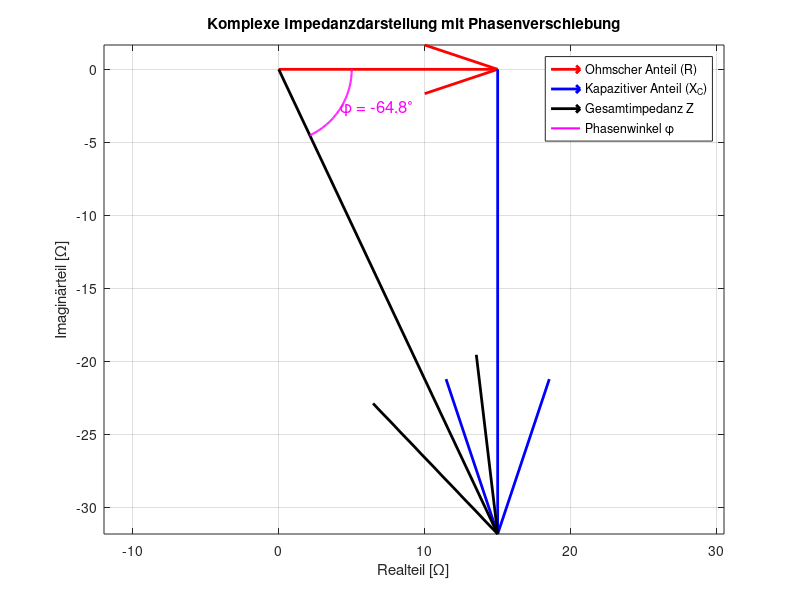

MATLAB code to generate this figure:
% Gegeben:
R = 15;              % Ohm
C = 100e-6;          % Farad
f = 50;              % Hz
omega = 2 * pi * f;

% Komplexe Impedanz
Z = R + 1 / (1i * omega * C);

% Real- und Imaginärteil
ReZ = real(Z);
ImZ = imag(Z);

% Phasenwinkel (in Radiant und Grad)
phi = atan(ImZ / ReZ);  % Achtung: ImZ ist negativ bei kapazitivem Z
phi_deg = rad2deg(phi);

% Plot als Vektordiagramm (komplexe Ebene)
figure;
quiver(0, 0, ReZ, 0, 0, 'r', 'LineWidth', 2); hold on;   % Realteil-Vektor
quiver(ReZ, 0, 0, ImZ, 0, 'b', 'LineWidth', 2);          % Imaginärteil-Vektor
quiver(0, 0, ReZ, ImZ, 0, 'k', 'LineWidth', 2);          % Gesamt-Z-Vektor

% Phasenwinkel-Bogen zeichnen
r = 5;  % Radius für den Winkelbogen
theta = linspace(0, phi, 100);
plot(r * cos(theta), r * sin(theta), 'm', 'LineWidth', 1.5);  % Winkelbogen
text(r * cos(phi/2), r * sin(phi/2), sprintf('\\phi = %.1f^\\circ', phi_deg), ...
    'FontSize', 12, 'Color', 'm', 'HorizontalAlignment', 'left');

% Darstellung
grid on;
axis equal;
xlabel('Realteil [\Omega]');
ylabel('Imaginärteil [\Omega]');
title('Komplexe Impedanzdarstellung mit Phasenverschiebung');
legend('Ohmscher Anteil (R)', 'Kapazitiver Anteil (X_C)', ...
       'Gesamtimpedanz Z', 'Phasenwinkel \phi', 'Location', 'best');
